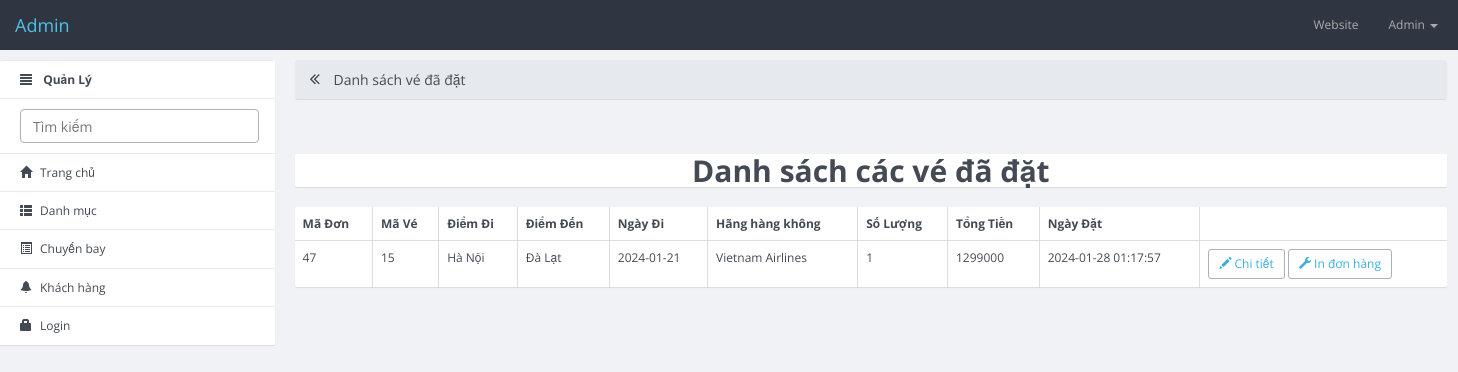
Screenshot of /bootflat-admin-master/danhmuc.php with the database file from the repository.
### src/bootflat-admin-master/danhmuc.php (the view, shortened to what this page needs)
<?php
    require_once 'db/connect.php';
    $lietkesql = "SELECT * FROM `tbl_ds-datve`";
    $result = mysqli_query($conn, $lietkesql);
?>
<!DOCTYPE html>
<html>
  <head>
    <link rel="stylesheet" href="dist/css/site.min.css">
  </head>
  <body>
    <nav role="navigation" class="navbar navbar-custom">
        <div class="container-fluid">
          <div class="navbar-header">
            <a href="#" class="navbar-brand">Admin</a>
          </div>
          <div id="bs-content-row-navbar-collapse-5" class="collapse navbar-collapse">
            <ul class="nav navbar-nav navbar-right">
            <li class=""><a href="../index.php"> Website</a></li>
              <li class="dropdown">
                <a data-toggle="dropdown" class="dropdown-toggle" href="#">Admin <b class="caret"></b></a>
              </li>
            </ul>
          </div>
        </div>
      </nav>
    <div class="container-fluid">
        <div class="row row-offcanvas row-offcanvas-left">
          <div class="col-xs-6 col-sm-3 sidebar-offcanvas" role="navigation">
            <ul class="list-group panel">
              <li class="list-group-item"><i class="glyphicon glyphicon-align-justify"></i> <b>Quản Lý</b></li>
              <li class="list-group-item"><input type="text" class="form-control search-query" placeholder="Tìm kiếm"></li>
              <li class="list-group-item"><a href="index_admin.php"><i class="glyphicon glyphicon-home"></i>Trang chủ </a></li>
              <li class="list-group-item"><a href="danhmuc.php"><i class="glyphicon glyphicon-th-list"></i>Danh mục </a></li>
              <li class="list-group-item"><a href="dschuyenbay.php"><i class="glyphicon glyphicon-list-alt"></i>Chuyến bay</a></li>
              <li class="list-group-item"><a href="khachhang.php"><i class="glyphicon glyphicon-bell"></i>Khách hàng</li>
              <li class="list-group-item"><a href="login.php" ><i class="glyphicon glyphicon-lock"></i>Login</a></li>
              </ul>
          </div>
          <div class="col-xs-12 col-sm-9 content">
            <div class="panel panel-default">
                <div class="panel-heading">
                  <h3 class="panel-title"><a href="javascript:void(0);" class="toggle-sidebar"><span class="fa fa-angle-double-left" data-toggle="offcanvas" title="Maximize Panel"></span></a> Danh sách vé đã đặt</h3>
                </div>
            </div>
          </div>
              <div class="col-xs-12 col-sm-9 content">
                <div class="table-responsive">
                    <div class="panel info-card radius blue-fill shadowDepth1">
                        <h3 class="text-center">Danh sách các vé đã đặt</h3>
                    </div>
                    <div class="panel info-card radius shadowDepth1 msg small-class">
                        <table class="table table-responsive table-bordered price-table" id="dataTable">
                          <thead>
                            <tr>
                              <th>Mã Đơn</th>
                              <th>Mã Vé</th>
                              <th>Điểm Đi</th>
                              <th>Điểm Đến</th>
                              <th>Ngày Đi</th>
                              <th>Hãng hàng không</th>
                              <th>Số Lượng</th>
                              <th>Tổng Tiền</th>
                              <th>Ngày Đặt</th>
                              <th></th>
                            </tr>
                          </thead>
                          <tbody>
                            <?php while($row=mysqli_fetch_assoc($result)):?>
                                  <tr>
                                      <td><?php echo $row['id_order']?></td>
                                      <td><?php echo $row['id_ve']?></td>
                                      <td><?php echo $row['diemdi']?></td>
                                      <td><?php echo $row['diemden']?></td>
                                      <td><?php echo $row['ngaydi']?></td>
                                      <td><?php echo $row['hanghk']?></td>
                                      <td><?php echo $row['soluong']?></td>
                                      <td><?php echo $row['tongtien']?></td>
                                      <td><?php echo $row['date_create']?></td>
                                      <td>
                                        <button type="button" class="btn btn-default btn-sm">
                                          <a href="detail_vedat.php?id_order=<?php echo $row['id_order'];?>"><span class="glyphicon glyphicon-pencil"></span> Chi tiết </a>
                                        </button>
                                        <button type="button" class="btn btn-default btn-sm">
                                          <a href="indonhang.php?id_order= <?php echo $row['id_order']?>" ><span class="glyphicon glyphicon-wrench"></span> In đơn hàng </a>
                                        </button>
                                      </td>
                                  </tr>
                              <?php endwhile; ?>
                          </tbody>
                        </table>
                    </div>
                </div>
              </div>
            </div>
          </div>
  </body>
</html>

### rows the page displays
tbl_ds-datve: id_order "47", id_ve "15", diemdi "Hà Nội", diemden "Đà Lạt", ngaydi "2024-01-21", hanghk "Vietnam Airlines", soluong "1", tongtien "1299000", date_create "2024-01-28 01:17:57"
